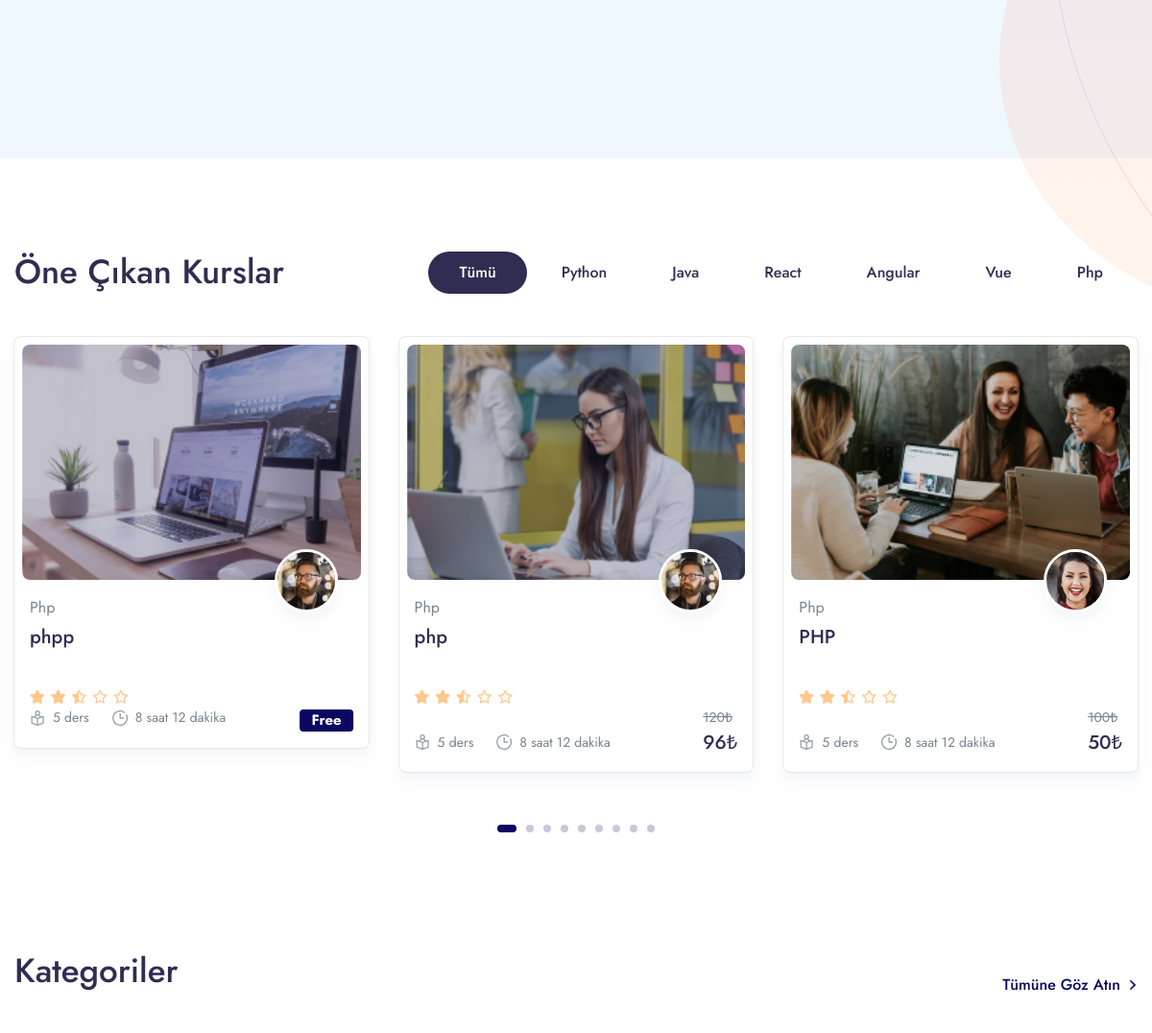
The app's page / (middle part), older data.
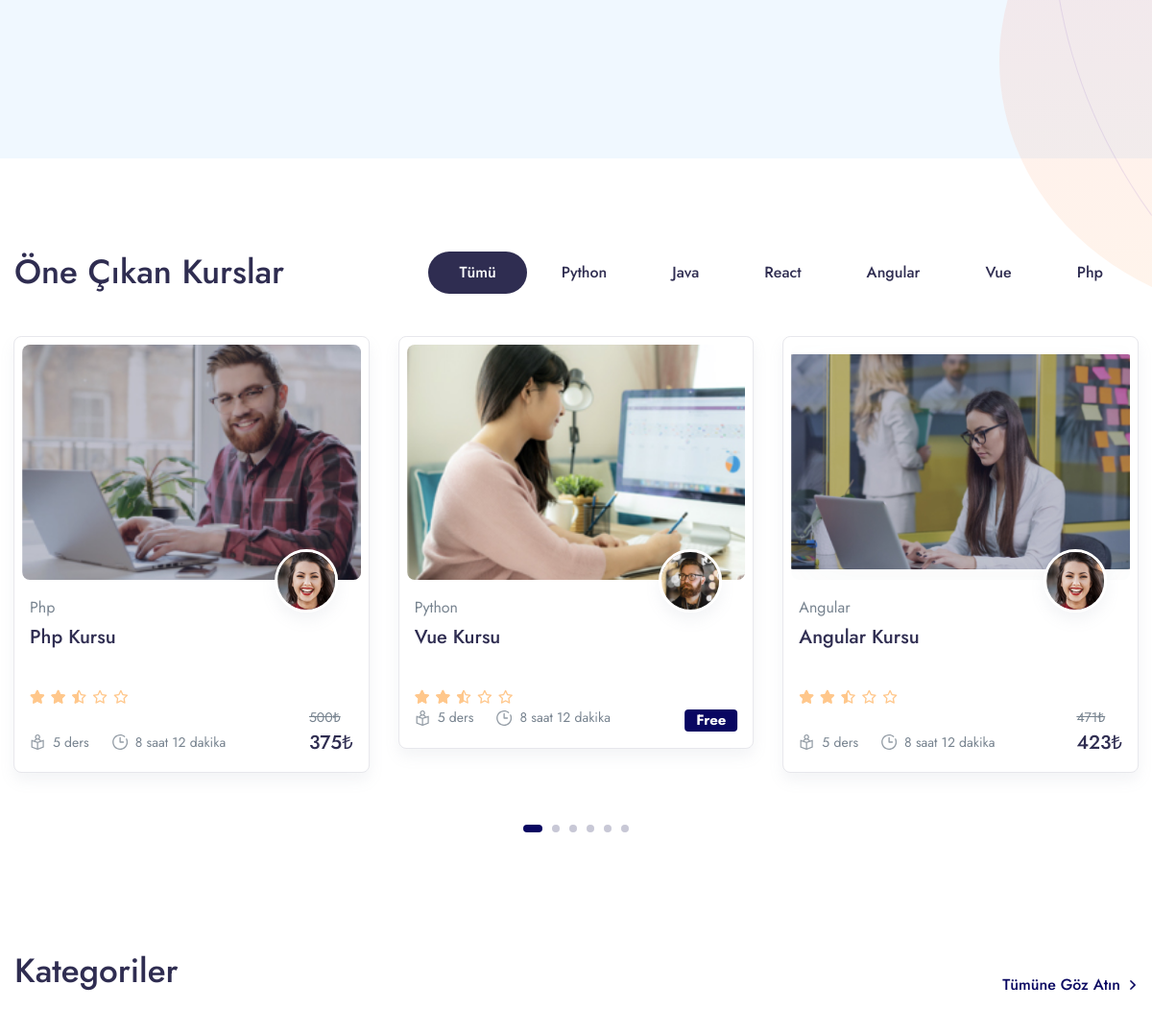
The same page, newer data.
### app/models.py (models this page shows, shortened)
class Categories(models.Model):
    icon = models.CharField(max_length=200,null=True)
    name = models.CharField(max_length=200)

class Course(models.Model):
    STATUS = (
        ('PUBLISH','PUBLISH'),
        ('DRAFT','DRAFT'),
    )
    featured_image = models.ImageField(upload_to="Media/featured_img",null=True)
    featured_video = models.CharField(max_length = 300, null=True)
    title = models.CharField(max_length=500)
    created_at = models.DateField(auto_now_add=True)
    author = models.ForeignKey(Author,on_delete=models.CASCADE,null=True)
    category =models.ForeignKey(Categories,on_delete=models.CASCADE)
    level=models.ForeignKey(Level,on_delete=models.CASCADE,null=True)
    description = models.TextField()
    price = models.IntegerField(null=True,default=0)
    discount = models.IntegerField(null=True)
    language=models.ForeignKey(Language,on_delete=models.CASCADE,null=True)
    Deadline=models.CharField(max_length=100,null=True)
    slug = models.SlugField(default='',max_length=500,null=True,blank=True)
    status=models.CharField(choices=STATUS,max_length=100,null=True)
    Certificate=models.CharField(null=True,max_length=100)
    def get_absolute_url(self):
        from django.urls import reverse
        return reverse("course_details",kwargs={'slug':self.slug})

class Author(models.Model):
    author_profile = models.ImageField(upload_to="Media/author")
    name = models.CharField(max_length=100, null=True)
    about_author = models.TextField()

### CourseMasterApp/views.py (the view)
# urls.py: path('',views.HOME,name='home'),
def HOME(request):
    category = Categories.objects.all().order_by("id")[0:6]
    course = Course.objects.filter(status="PUBLISH").order_by('-id')
    context ={
        'category':category,
        'course':course
    }
    return render(request,'Main/home.html',context)

### app/templatetags/course_tags.py (called while the page is built)
@register.simple_tag
def discount_calculation(price,discount):
    if discount is None or discount == 0:
        return price
    sellprice = price
    sellprice = price - (price * discount/100)
    return math.floor(sellprice)

### templates/Main/home.html (shortened to what the changed rows need)
{% extends "base.html" %}
{% load static %} {% block content %}
{% load course_tags %}
<section class="pt-5 pb-9 py-md-11 bg-white">
  <div class="container container-wd">
    <div class="row align-items-end mb-7">
      <div class="col-xl mb-5 mb-xl-0">
        <h1 class="mb-1">Öne Çıkan Kurslar</h1>
      </div>
      <div class="col-xl-auto">
        <div class="nav justify-content-lg-start justify-content-xl-center justify-content-center tab-nav-1"
          id="pills-tab" role="tablist">
          <a class="btn-sm btn-pill me-1 mb-1 text-dark fw-medium px-6 active" id="pills-all-tab" data-bs-toggle="tab"
            href="#pills-all" role="tab" aria-controls="pills-all" aria-selected="true">
            Tümü
          </a>
          {% for i in category %}
          <a class="btn-sm btn-pill me-1 mb-1 text-dark fw-medium px-6" id="pills-art-tab" data-bs-toggle="tab"
            href="#pills-{{i.id}}" role="tab" aria-controls="pills-art" aria-selected="false">
            {{i.name}}
          </a>
          {% endfor %}
        </div>
      </div>
    </div>
    <div class="tab-content flickity-tab" id="pills-tabContent">
      <div class="tab-pane fade show active" id="pills-all" role="tabpanel" aria-labelledby="pills-all-tab">
        <div class="mx-n4 flickity-button-outset"
          data-flickity='{"pageDots": true, "prevNextButtons": true, "cellAlign": "left", "wrapAround": true, "imagesLoaded": true}'>
          {% for i in course %}
          <div class="col-12 col-md-6 col-xl-4 col-wd-3 pb-4 pb-md-7" style="padding-right: 15px; padding-left: 15px">
            <div class="card border shadow p-2 rounded-lg sk-fade">
              <div class="card-zoom position-relative">
                <a href="{{i.get_absolute_url}}" class="card-img sk-thumbnail img-ratio-9 d-block">
                  <img class="rounded shadow-light-lg" src="{{i.featured_image}}" alt="..." />
                </a>
              </div>
              <div class="card-footer px-2 pb-2 mb-1 pt-4 position-relative">
                <a href="{{i.get_absolute_url}}" class="d-block">
                  <div
                    class="avatar avatar-xl badge-float position-absolute top-0 right-0 mt-n6 me-5 rounded-circle shadow border border-white border-w-lg">
                    <img src="{{i.author.author_profile}}" alt="..." class="avatar-img rounded-circle" />
                  </div>
                </a>
                <a href="{{i.get_absolute_url}}"><span
                    class="mb-1 d-inline-block text-gray-800">{{i.category.name}}</span></a>
                <div class="position-relative">
                  <a href="{{i.get_absolute_url}}" class="d-block stretched-link">
                    <h4 class="line-clamp-2 h-md-48 h-lg-58 me-md-6 me-lg-10 me-xl-4 mb-2">
                      {{i.title}}
                    </h4>
                  </a>
                  <div class="d-lg-flex align-items-end flex-wrap mb-n1">
                    <div class="star-rating mb-2 mb-lg-0 me-lg-3">
                      <div class="rating" style="width: 50%"></div>
                    </div>
                  </div>
                  <div class="row mx-n2 align-items-end">
                    <div class="col px-2">
                      <ul class="nav mx-n3">
                        <li class="nav-item px-3">
                          <div class="d-flex align-items-center">
                            <div class="me-2 d-flex icon-uxs text-secondary">
                            </div>
                            <div class="font-size-sm">5 ders</div>
                          </div>
                        </li>
                        <li class="nav-item px-3">
                          <div class="d-flex align-items-center">
                            <div class="me-2 d-flex icon-uxs text-secondary">
                            </div>
                            <div class="font-size-sm">8 saat 12 dakika</div>
                          </div>
                        </li>
                      </ul>
                    </div>
                    {% if i.price == 0 %}
                    <div class="col-auto px-2 text-right">
                        <ins class="h4 mb-0 d-block mb-lg-n1">
                            <span class="badge badge-primary">Free</span>
                        </ins>
                    </div>
                    {% else %}
                    <div class="col-auto px-2 text-right">
                        <del class="font-size-sm">{{i.price}}₺</del>
                        <ins class="h4 mb-0 d-block mb-lg-n1">{% discount_calculation i.price i.discount %}₺</ins>
                    </div>
                    {% endif %}
                  </div>
                </div>
              </div>
            </div>
          </div>
          {% endfor %}
        </div>
      </div>
    </div>
  </div>
</section>
<section class="py-5 py-md-8 bg-white">
  <div class="container container-wd">
    <div class="row align-items-end mb-md-7 mb-4">
      <div class="col-md mb-4 mb-md-0">
        <h1 class="mb-1">Kategoriler</h1>
      </div>
    </div>
  </div>
</section>
{% endblock content %}

Row changes from the older to the newer data that the page shows:
removed Course: featured_image (picture), author.author_profile (picture), category.name "Php", title "phpp", price "Free"
removed Course: featured_image (picture), author.author_profile (picture), category.name "Php", title "php", price "120", price+discount "96"
removed Course: featured_image (picture), author.author_profile (picture), category.name "Php", title "PHP", price "100", price+discount "50"
now on this page (row unchanged): Course: featured_image (picture), author.author_profile (picture), category.name "Php", title "Php Kursu", price "500", price+discount "375"
now on this page (row unchanged): Course: featured_image (picture), author.author_profile (picture), category.name "Python", title "Vue Kursu", price "Free"
now on this page (row unchanged): Course: featured_image (picture), author.author_profile (picture), category.name "Angular", title "Angular Kursu", price "471", price+discount "423"
